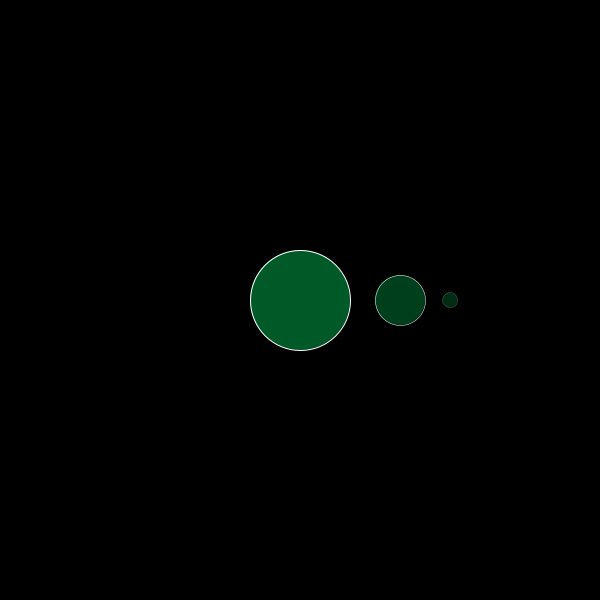
Frame 1 (no input)
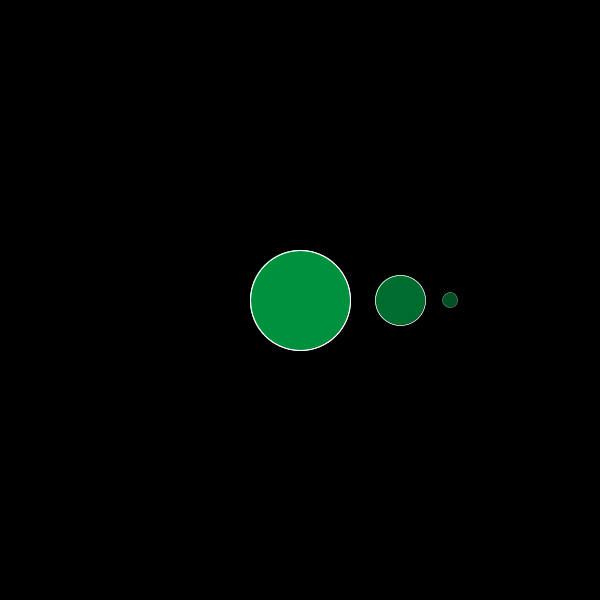
Frame 2 (the mouse pressed at the canvas centre, redrawn once)

The Processing sketch that drew these frames (run headless with seeded random() and noise(); the mouse was pressed at the canvas centre and the sketch redrawn once):

// Processing sketch: Exercicio 05
// ── Exercicio 05.pde
void setup() {  // setup() runs once
  size(600, 600);
  background(0);
  stroke(255);
  frameRate(60);
  noLoop();
}

void draw(){
  fill(0,230,100,100);
  translate(300,300);
  circle(0, 0, 100);
  fill(0,230,100,70);
  translate(100,0);
  scale(0.5);
  circle(0, 0, 100);
  fill(0,230,100,50);
  translate(100,0);
  scale(0.3);
  circle(0, 0, 100);
  
  save("exercicio_01.png");
}
